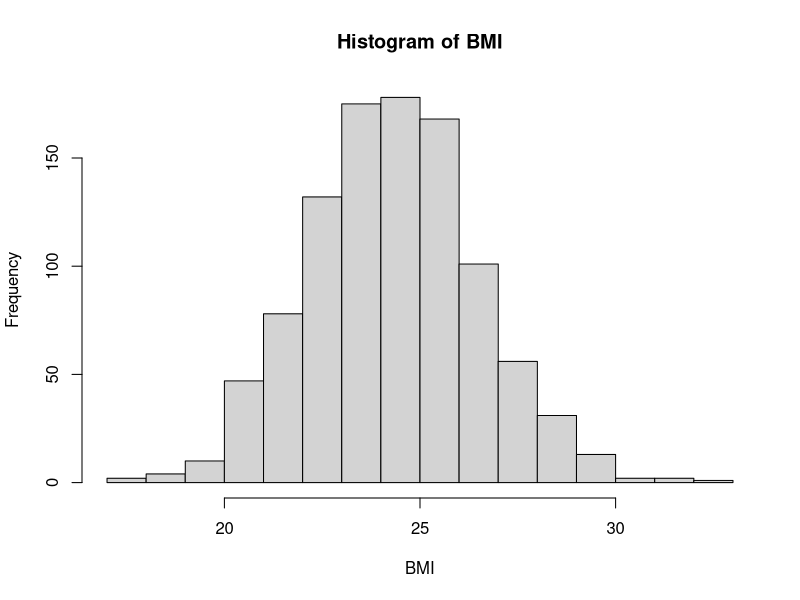
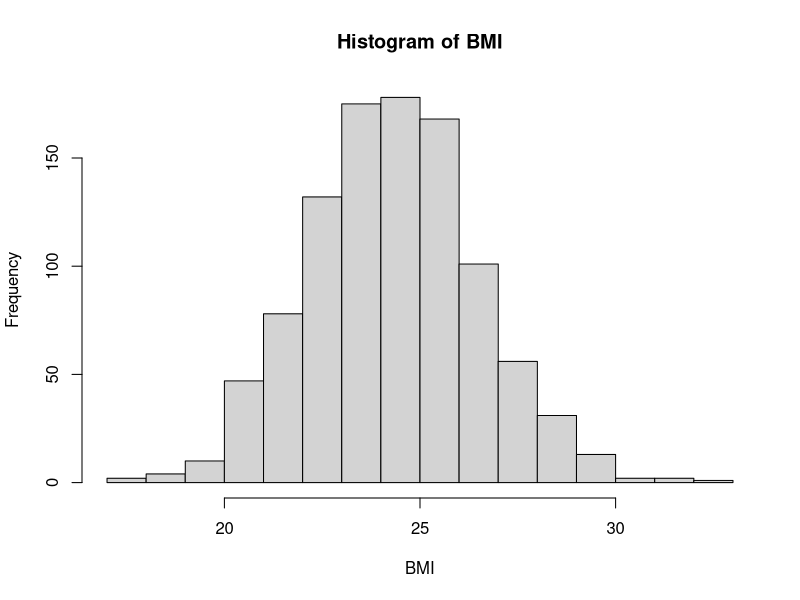
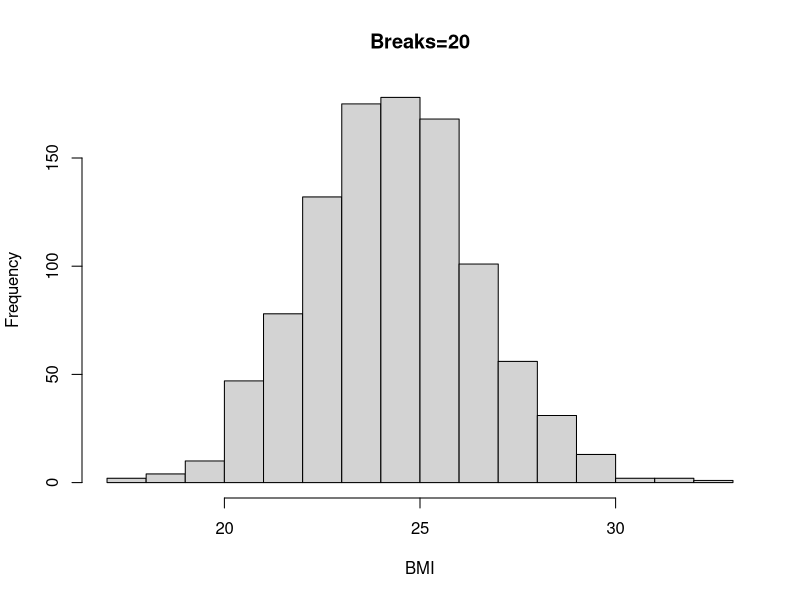
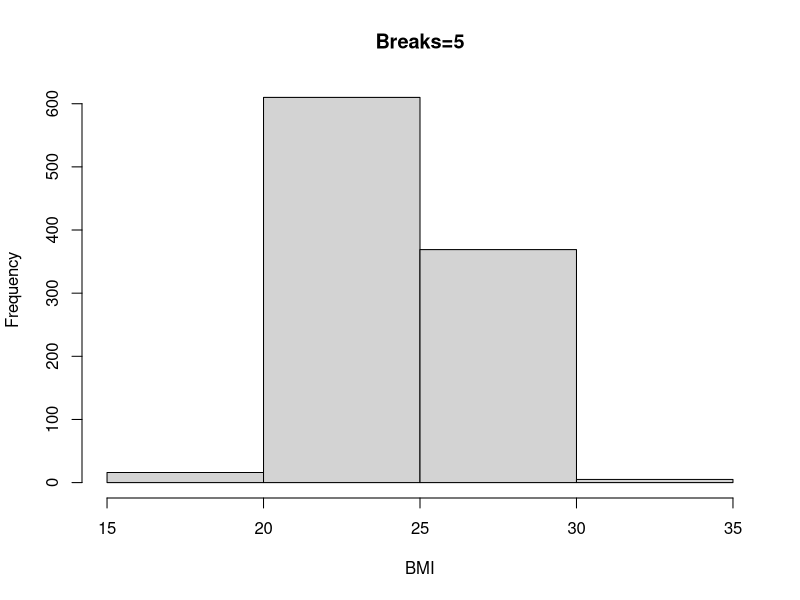

The R source for these figures, in order: (Note: this script raises an error after producing the figures.)
#1 히스토그램 만들기
BMI<-rnorm(n=1000, m=24.2, sd=2.2) # 평균과 표준편차, 사례수를 이용하여 정규분포 만들기
hist(BMI) # 히스토그램 그려보기

#### 급간을 세부적으로 만들어 보기 ####
# 1. 먼저 히스토그램을 새변수에 저장
histinfo <- hist(BMI)
histinfo # 히스토그램함수가 디폴트 값으로 어떻게 급간을 나누었지 확인

# 2. 급간(bin)의 수를 조정하기
hist(BMI, breaks=20, main="Breaks=20")
hist(BMI, breaks=5, main="Breaks=5")
# 하지만 결과값을 보면 내가 설정한 값과 일치하지 않는다. 
# 그것은 R 의 알고리즘이 대체로 내가 원하는 정도에 근접하게 데이터를 자르기 때문.


# 3. 정확하게 급간을 설정하기
hist(BMI, breaks=c(17,20,23,26,29,32), main="Breaks is vector of breakpoints")
## 급간을 벡터로 설정한 결과이다. 
## 즉 This dictates exactly the start and end point of each bin. 오케바리?


# 4. 수열을 통해 코드를 깔끔하게 만들기
hist(BMI, breaks=seq(17,32,by=3), main="Breaks is vector of breakpoints")


#### 세로축을 빈도(frequency)가 아니라 밀도(density)로 만들기 ####
hist(BMI, freq=FALSE, main="Density plot")
## y축을 확인해 보라. 

# 이제 히스토그램의 밀도가 정확하게 나타나는지 확인하자. 
# 그러기 위해선 plot=FALSE 로 설정하고, 밀도의 합이 1이 나오는지 확인하자.
# 왜냐하면 우리는 히스토그램 자체에 관심이 있는 것이 아니라 밀도값에 관심이 있기 때문.
hist1 <- hist(BMI, plot=FALSE)
hist1$density # hist1변수의 밀도값을 반환하라.
# 이제 밀도의 합을 살펴보자. 1이 나오면 정상.
sum(hist1$density) #hist1의 밀도를 합산하라.







